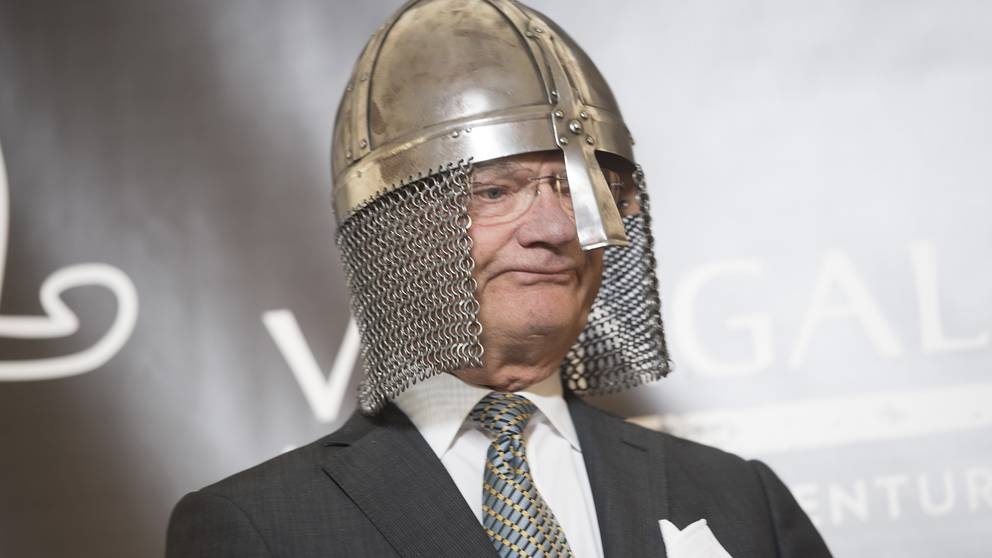
%> input picture A-test/Images/kungen.webp, 992 x 558 px
$ octave run_BLOB.m   (GNU Octave 9; MATLAB toolbox functions it lacks are replaced by stand-ins)
%> lines starting %> are read from the running program, lines starting %| are printed output that depends on the picture
warning off;
clear all;
warning on;


% **INTERESTING OPTIONS SECTION START**

    % DECIDE INPUT IMAGE HERE
    I = im2double(imresize(imread('Images/kungen.webp'),1));

    % Blur image?
    %I = imgaussfilt(I,2);


    % 0 draws nothing
    % 1 draws every 1% of total segments finished
    % 2 draws when each segment is finished
    % 3 shows every pixel update
    drawMode = 1;

    % 0 - choose at random.
    % 1 - choose first open spot
    % 2 - choose most monotone areas first (low derivative)
    selectionMethod = 2;

    % 0 - all colors
    % 1 - colors from palette
    % 2 - image optimal colors from palette
    colorMode = 0;

    % if false - segments are created normally then colored
    % if true - segments are depending on the palette color
    compareWithPalette = true;

    palette = load('palette6.mat');
    palette = palette.a;
    % Number of colors to take from palette with colorMode 2
    n_clusteringColors = 20;


    % Use morphology on the segment + contours(if true)
    doMorph = true;
    % Close structuring element (STREL)
    closeMorph1 = strel('line', 20, 90);
    closeMorph2 = strel('line', 20, 0);
    closeMorph3 = strel('sphere', 4);

    doContours = false;
    contoursMorph = strel('sphere', 3);


    distCityBlock = @(p1,p2) sum(abs(p2-p1));
    distEuclidean = @(p1,p2) sqrt(sum((p2-p1).^2));
    % choose one from above: euclidean , cityblock
    distFun = distEuclidean;
    distanceFactor = 0.3;

    % allowed accumulated error per segment
    maxErr = 8000;
    % if a pixel of the segment has to large an error the segment stops
    cancelThreshold = 20;
    % Max Segment section radius
    SEGMaxRad = 50;


    %nr mosaics (max)
    n = 5000;
    % max segment size(pixels)
    qSize = 10000;

% **INTERESTING OPTIONS SECTION END**


Isize = [size(I,1) size(I,2)];
%> Isize = [558 992]
Ilab = rgb2lab(I);
%> Ilab: size 558x992x3 double; mean of channels 1, 2, 3 63, 1.6, 1.6

% Dmag used for selectionMode 2 (image derivative)
[magR,dir] = imgradient(I(:,:,1));
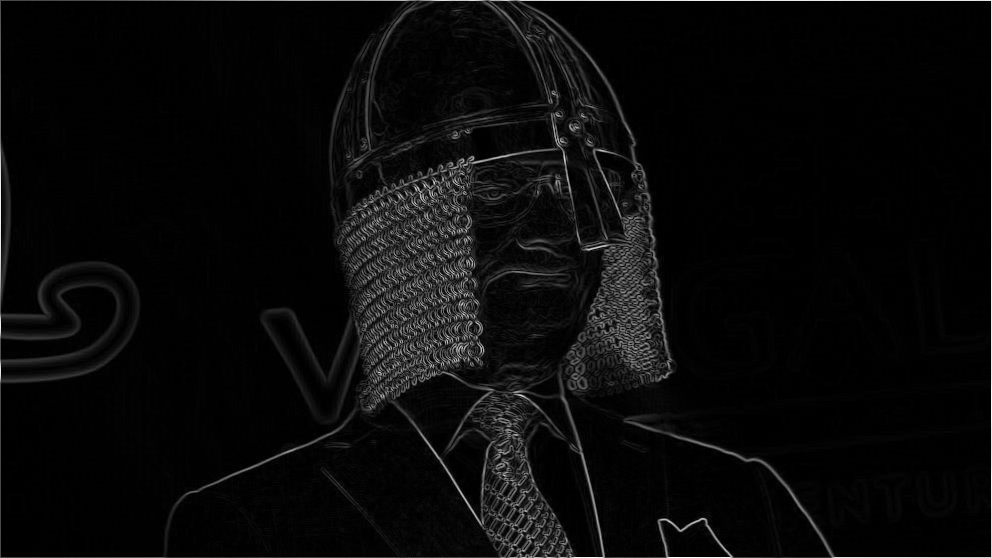
%> magR: size 558x992 double; min 0, max 3.75, mean 0.152; drawn with min black and max white
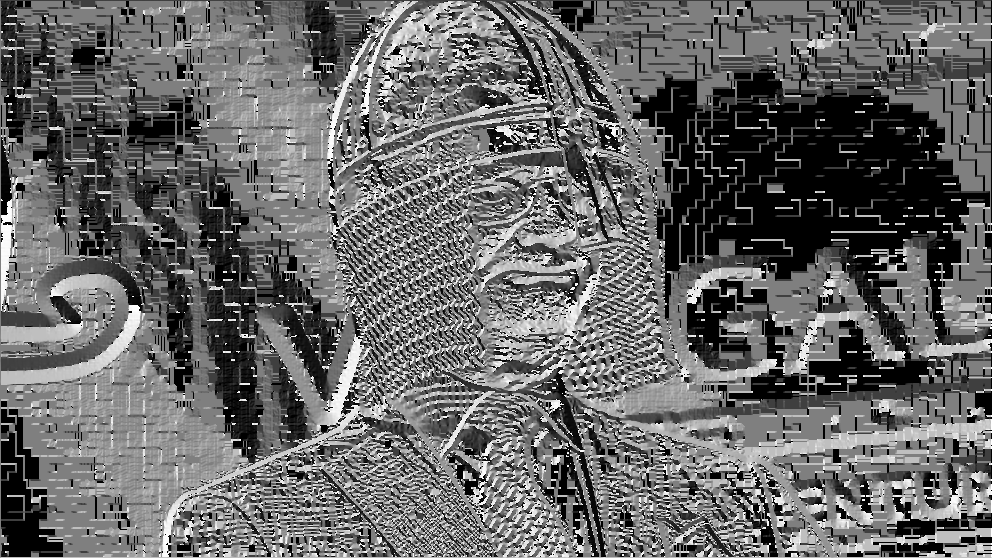
%> dir: size 558x992 double; min -180, max 180, mean -33.2; drawn with min black and max white
[magG,dir] = imgradient(I(:,:,2));
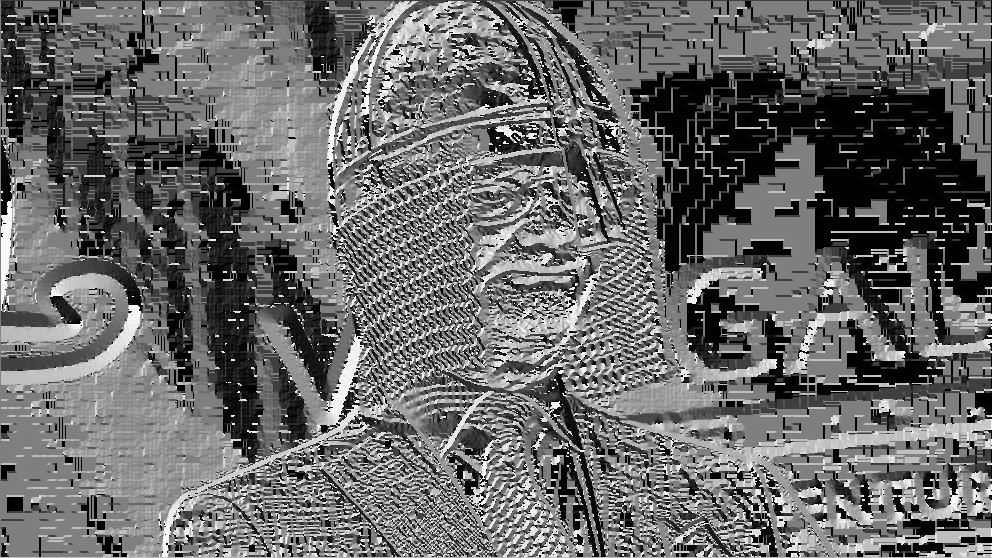
%> dir: size 558x992 double; min -180, max 180, mean -31.6; drawn with min black and max white
[magB,dir] = imgradient(I(:,:,3));
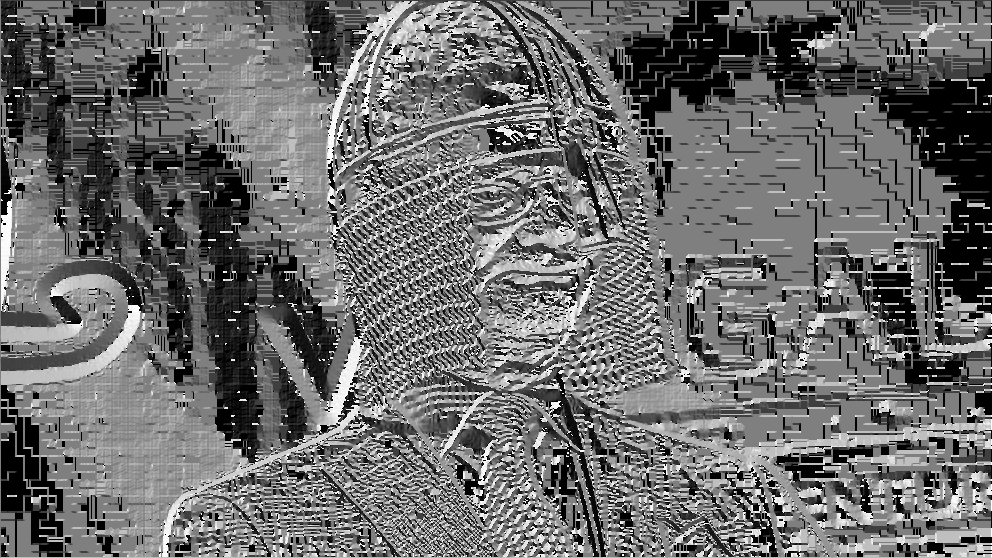
%> dir: size 558x992 double; min -180, max 180, mean -26.9; drawn with min black and max white
Dmag = sqrt(magR.^2 + magG.^2 + magB.^2);
Dmag = imgaussfilt(Dmag/max(max(Dmag)),4);
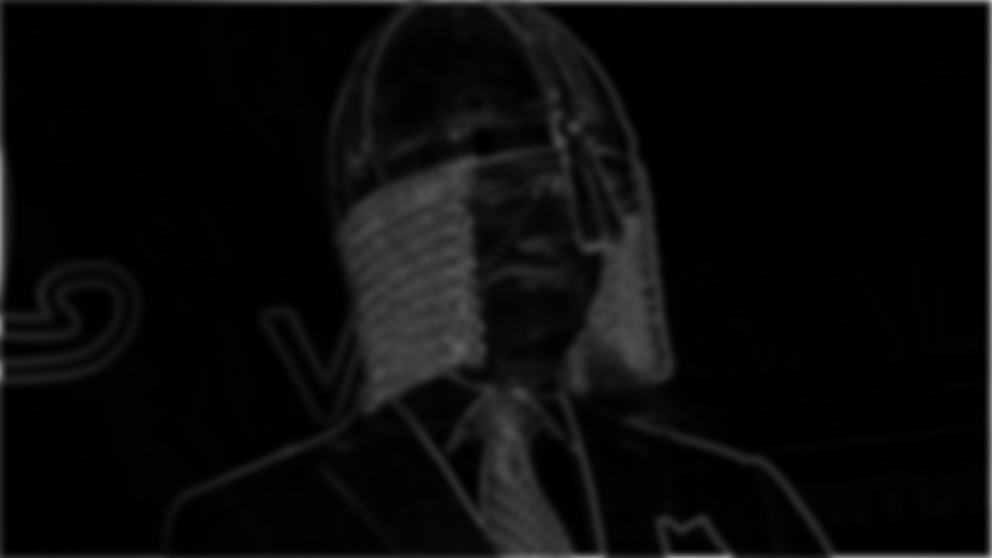
%> Dmag: size 558x992 double; min 2.96e-17, max 0.743, mean 0.044

% initialization of data structures
Res = zeros(size(I));
mask = uint16(zeros(Isize(1),Isize(2)));
q = zeros(4, qSize);

% how man segments between "progress bar" prints
printmod = ceil(n/50);
printmod = printmod + mod(printmod,2);

% for step 2 and the total coverage at end
drawcol(1,1,:) = [0,0,1];
drawcol2(1,1,:) = [1,0,0];

covered = 0;


if(colorMode == 2)
    disp("Starting clustering...");
    drawnow;

    L = Ilab(:,:,1);
    a = Ilab(:,:,2);
    b = Ilab(:,:,3);

    img(:,1) = L(:);
    img(:,2) = a(:);
    img(:,3) = b(:);

    [clusterInd, theLABColors] = kmeans(img, n_clusteringColors);

    disp("Done clustering");
    drawnow;

    palette = rgb2lab(palette);
    palette = centroid2PaletteColor(theLABColors, palette);

elseif(colorMode==1)
    palette = rgb2lab(palette);
end


% main segment for-loop
for i=2:2:2*n

% alt faster ver. but looks worse maybe. also breaks coverage.
% firstSelection = 1 gives the same result every time (maybe useful)
if(selectionMethod == 0)
    [py_temp,px_temp] = find(mask==0);

    unfilled = size(px_temp,1);
    if(unfilled==0)
        break;
    end

    index = randi(unfilled);
    py = py_temp(index);
    px = px_temp(index);

elseif(selectionMethod == 1)
    [py,px] = find(mask==0,1,'first');

    if(size(px,1)==0)
        break;
    end

else %selectionMethod == 2
    [py,px] = find(Dmag==min(min(Dmag)));

    [py_temp,px_temp] = find(mask==0);
    unfilled = size(px_temp,1);

    if(unfilled==0)
        break;
    end

    px = px(1);
    py = py(1);
end

if(colorMode~=0)
    % color selection
    for j = 1:length(palette)
        test(:) = Ilab(py,px,:);
        e = palette(j, :) - test;
        ETheColors(j, :) = sqrt(e(1).^2+e(2).^2+e(3).^2);
    end
    LABcolor = palette(ETheColors == min(ETheColors), :);
    color(1,1,:) = lab2rgb(LABcolor)';
else
    color = I(py,px,:);
end

%progress bar
if(mod(i,printmod)==0)
    if(selectionMethod==0)
        covered = 1-unfilled/(Isize(1)*Isize(2));
    elseif(selectionMethod==1)
        covered = (px*Isize(1)+py) /(Isize(1)*Isize(2));
    else %selectionMethod == 2
        covered = 1-unfilled/(Isize(1)*Isize(2));
    end
    fprintf(i/2+"/"+n+" ("+100*i/(2*n)+"%%) segments done\n");
    fprintf(100*(covered)+"%% coverage\n\n");

    if(drawMode == 1)
        warning off;
        imshow(Res)
        warning on;
    end
    drawnow
end


SEGxstart = max(1,px-SEGMaxRad);
SEGxend = min(Isize(2),px+SEGMaxRad);
SEGystart = max(1,py-SEGMaxRad);
SEGyend = min(Isize(1),py+SEGMaxRad);

SEGx = SEGxstart:SEGxend;
SEGy = SEGystart:SEGyend;

SEGsize(1) = size(SEGy,2);
SEGsize(2) = size(SEGx,2);

if(colorMode~=0 && compareWithPalette)
    comparisonLabColor(1,1,:) = LABcolor';
else
    comparisonLabColor = Ilab(py,px,:);
end
e = Ilab(SEGy,SEGx,:) - comparisonLabColor;
E = sqrt(e(:,:,1).^2+e(:,:,2).^2+e(:,:,3).^2);

SEGmask = mask(SEGy,SEGx);

px = px - (max(1,px-SEGMaxRad)-1);
py = py - (max(1,py-SEGMaxRad)-1);

qUsed = 1;
q(:,1) = [py px 0 0];

drawValue = 0;
% Loop per segment
acc_error = 0;
while acc_error < maxErr
    [err,lowest] = min(q(3,1:qUsed));
    p = q(1:2,lowest);
    acc_error = acc_error + err;

    colErr = q(4,lowest);

    % break if q is empty or
    if(qUsed ~= 0)
        q(:,lowest) = q(:,qUsed);
        qUsed = qUsed-1;
        if(colErr > cancelThreshold)
            continue;
        end
    else
        break;
    end

    SEGmask(p(1),p(2)) = i;

    % ADD ADJACENT PIXELS TO q AND mask
    pt =[p(1)+1, p(2)];
    if(p(1) ~= SEGsize(1) && SEGmask(pt(1),pt(2))==0)
        SEGmask(pt(1),pt(2)) = i+1;
        qUsed = qUsed+1;
        q(:,qUsed) = [pt(1),pt(2), E(pt(1),pt(2))+distFun([pt(1),pt(2)],[py,px])*distanceFactor, E(pt(1),pt(2))];
    end
    pt =[p(1)-1, p(2)];
    if(p(1) ~= 1 && SEGmask(pt(1),pt(2))==0)
        SEGmask(pt(1),pt(2)) = i+1;
        qUsed = qUsed+1;
        q(:,qUsed) = [pt(1),pt(2), E(pt(1),pt(2))+distFun([pt(1),pt(2)],[py,px])*distanceFactor, E(pt(1),pt(2))];
    end
    pt =[p(1), p(2)+1];
    if(p(2) ~= SEGsize(2) && SEGmask(pt(1),pt(2))==0)
        SEGmask(pt(1),pt(2)) = i+1;
        qUsed = qUsed+1;
        q(:,qUsed) = [pt(1),pt(2), E(pt(1),pt(2))+distFun([pt(1),pt(2)],[py,px])*distanceFactor, E(pt(1),pt(2))];
    end
    pt =[p(1), p(2)-1];
    if(p(2) ~= 1 && SEGmask(pt(1),pt(2))==0)
        SEGmask(pt(1),pt(2)) = i+1;
        qUsed = qUsed+1;
        q(:,qUsed) = [pt(1),pt(2), E(pt(1),pt(2))+distFun([pt(1),pt(2)],[py,px])*distanceFactor, E(pt(1),pt(2))];
    end


    % draw per pixel (or fewer depending on mod value)
    if(drawMode == 3 && mod(drawValue, 10)==0)
        draw = I(SEGy,SEGx,:) + double(SEGmask == i).*drawcol;
        imshow(draw);
        pause(0.001);
    end

    drawValue = drawValue+1;
end


if(doContours==false)
    SEGmask(SEGmask==i+1) = 0;
end

if(doMorph == true)
    tempClose = SEGmask == i;

    tempClose = imclose(tempClose, closeMorph1);
    tempClose = imclose(tempClose, closeMorph2);
%> (the run ends here)
